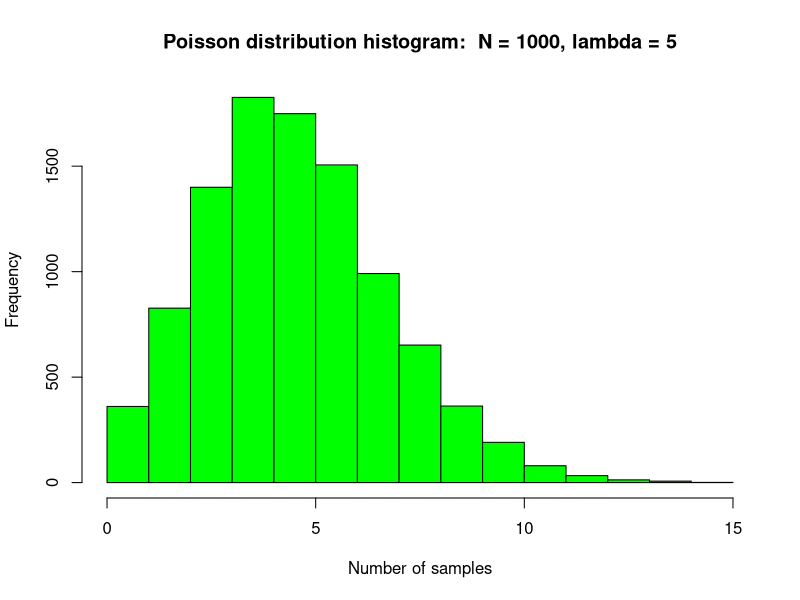

Reproduce this figure in R.
#Generate and plot some random deviates drawn from a Poisson probability distribution.
#In this case, 10000 samples are drawn from a Poission distribution
#with a lambda value of 5.
Samples <- rpois(10000,5)

#Create a histogram of the Poisson distributed samples, with a title, X-axis label and using green bars.
hist(Samples, main = "Poisson distribution histogram:  N = 1000, lambda = 5", xlab = "Number of samples", col = "green")

#Calculate the mean and variance.  For a poisson distribution, they should be close to equal and both
#roughly equivalent to the lambda value.
MeanSamples <- mean(Samples)
VarianceSamples <- var(Samples)

#Print the mean and variance values.
message("Mean: ", MeanSamples)
message("Variance: ", VarianceSamples)


